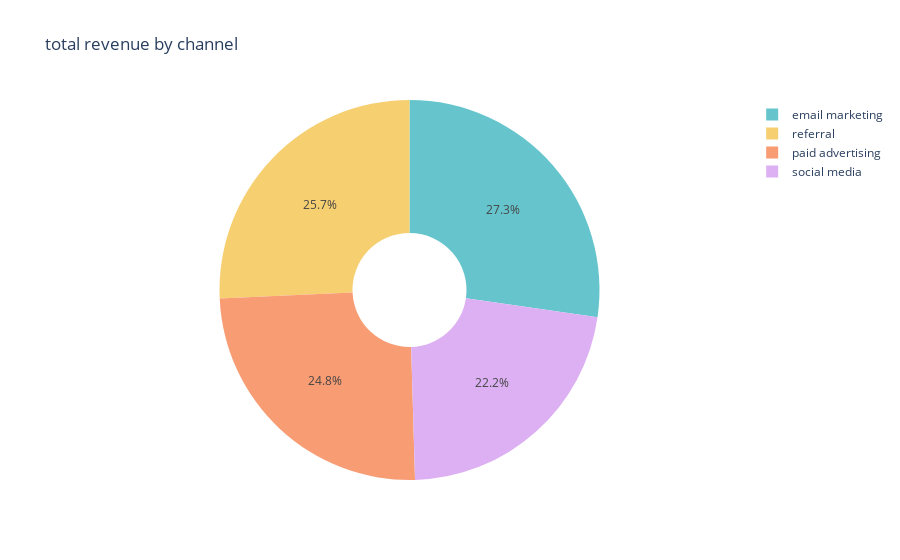

The cell this chart's notebook holds for it:
### Code cell
revenue_by_channel = data.groupby('channel')['revenue'].sum().reset_index()
fig = px.pie(revenue_by_channel,
             values = 'revenue',
             names = 'channel',
             hole = 0.3,
             title = "total revenue by channel",
             color_discrete_sequence = px.colors.qualitative.Pastel)
fig.show()

### Figure 1 — Plotly figure (JSON) as saved in the notebook; plotly's stock layout.template omitted (floating-point values rounded to 4 significant figures)
{"data": [{"domain": {"x": [0, 1], "y": [0, 1]}, "hole": 0.3, "hovertemplate": "channel=%{label}<br>revenue=%{value}<extra></extra>", "labels": ["email marketing", "paid advertising", "referral", "social media"], "legendgroup": "", "name": "", "showlegend": true, "type": "pie", "values": [604706, 548396, 569552, 492667]}], "layout": {"autosize": true, "legend": {"tracegroupgap": 0}, "piecolorway": ["rgb(102, 197, 204)", "rgb(246, 207, 113)", "rgb(248, 156, 116)", "rgb(220, 176, 242)", "rgb(135, 197, 95)", "rgb(158, 185, 243)", "rgb(254, 136, 177)", "rgb(201, 219, 116)", "rgb(139, 224, 164)", "rgb(180, 151, 231)", "rgb(179, 179, 179)"], "title": {"text": "total revenue by channel"}}}
